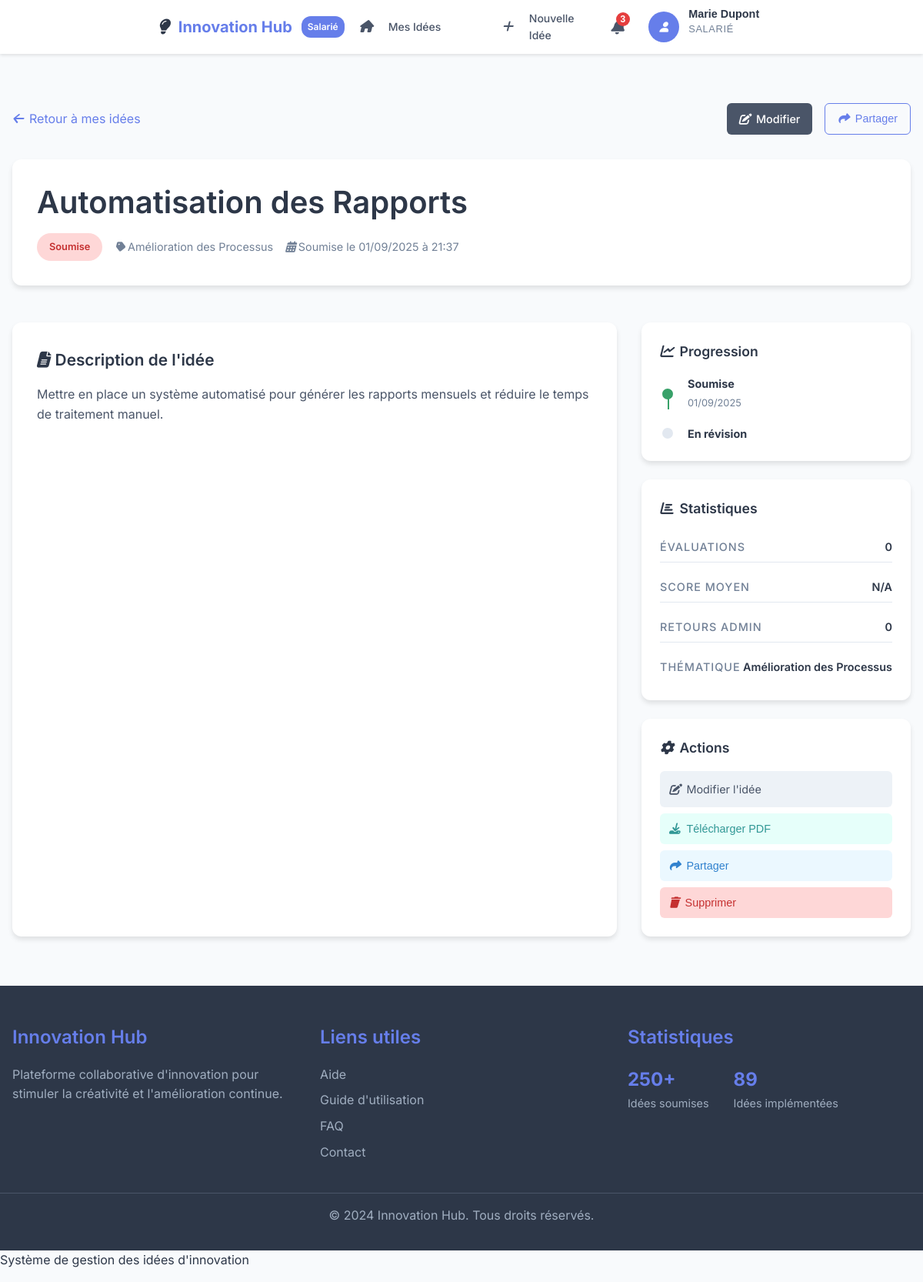
The page /salarie/ideas/2 (signed in) on the database its author committed.
### tables this page shows
CREATE TABLE `users` (
    `id` BIGINT UNSIGNED NOT NULL AUTO_INCREMENT,
    `first_name` VARCHAR(100) NOT NULL,
    `last_name` VARCHAR(100) NOT NULL,
    `email` VARCHAR(180) NOT NULL,
    `password_hash` VARCHAR(255) NOT NULL,
    `role` ENUM('admin', 'salarie', 'evaluateur') NOT NULL,
    `status` ENUM('active', 'inactive') NOT NULL DEFAULT 'active',
    `created_at` DATETIME NOT NULL DEFAULT CURRENT_TIMESTAMP,
    `updated_at` DATETIME NULL ON UPDATE CURRENT_TIMESTAMP,
    PRIMARY KEY (`id`),
    UNIQUE KEY `email_unique` (`email`),
    KEY `idx_email` (`email`),
    KEY `idx_role` (`role`),
    KEY `idx_status` (`status`)
);

CREATE TABLE `ideas` (
    `id` BIGINT UNSIGNED NOT NULL AUTO_INCREMENT,
    `user_id` BIGINT UNSIGNED NOT NULL,
    `theme_id` BIGINT UNSIGNED NOT NULL,
    `title` VARCHAR(200) NOT NULL,
    `description` TEXT NOT NULL,
    `status` ENUM('submitted', 'under_review', 'accepted', 'rejected', 'archived') NOT NULL DEFAULT 'submitted',
    `avg_score` DECIMAL(4,2) NULL,
    `created_at` DATETIME NOT NULL DEFAULT CURRENT_TIMESTAMP,
    `updated_at` DATETIME NULL ON UPDATE CURRENT_TIMESTAMP,
    PRIMARY KEY (`id`),
    KEY `idx_user_id` (`user_id`),
    KEY `idx_theme_id` (`theme_id`),
    KEY `idx_status` (`status`),
    KEY `idx_created_at` (`created_at`),
    CONSTRAINT `fk_ideas_user_id` FOREIGN KEY (`user_id`) REFERENCES `users` (`id`) ON DELETE CASCADE ON UPDATE CASCADE,
    CONSTRAINT `fk_ideas_theme_id` FOREIGN KEY (`theme_id`) REFERENCES `themes` (`id`) ON DELETE CASCADE ON UPDATE CASCADE
);

CREATE TABLE `themes` (
    `id` BIGINT UNSIGNED NOT NULL AUTO_INCREMENT,
    `name` VARCHAR(150) NOT NULL,
    `description` TEXT NULL,
    `is_active` TINYINT(1) NOT NULL DEFAULT 1,
    `created_at` DATETIME NOT NULL DEFAULT CURRENT_TIMESTAMP,
    PRIMARY KEY (`id`),
    UNIQUE KEY `name_unique` (`name`),
    KEY `idx_is_active` (`is_active`)
);

### app/Views/salarie/ideas/show.php (the view, shortened to what the rows shown need)
<div class="idea-detail-container">
    <div class="idea-header">
        <div class="header-nav">
            <a href="/salarie/ideas" class="back-link">
                <i class="icon-arrow-left"></i>
                Retour à mes idées
            </a>
            <div class="header-actions">
                <?php if ($idea['status'] === 'submitted'): ?>
                    <a href="/salarie/ideas/<?= $idea['id'] ?>/edit" class="btn btn-secondary">
                        <i class="icon-edit"></i>
                        Modifier
                    </a>
                <?php endif; ?>
                <button onclick="shareIdea()" class="btn btn-outline">
                    <i class="icon-share"></i>
                    Partager
                </button>
            </div>
        </div>
        <div class="idea-title-section">
            <h1 class="idea-title"><?= htmlspecialchars($idea['title']) ?></h1>
            <div class="idea-meta">
                <span class="status-badge status-<?= $idea['status'] ?>">
                    <?= match($idea['status']) {
                        'submitted' => 'Soumise',
                        'under_review' => 'En révision',
                        'accepted' => 'Acceptée',
                        'rejected' => 'Rejetée',
                        default => ucfirst($idea['status'])
                    } ?>
                </span>
                <div class="meta-item">
                    <i class="icon-tag"></i>
                    <span><?= htmlspecialchars($idea['theme_name'] ?? 'Thème non défini') ?></span>
                </div>
                <div class="meta-item">
                    <i class="icon-calendar"></i>
                    <span>Soumise le <?= date('d/m/Y à H:i', strtotime($idea['created_at'])) ?></span>
                </div>
            </div>
        </div>
    </div>
    <div class="idea-content">
        <div class="content-main">
            <div class="content-section">
                <h3 class="section-title">
                    <i class="icon-file-text"></i>
                    Description de l'idée
                </h3>
                <div class="section-content">
                    <?= nl2br(htmlspecialchars($idea['description'])) ?>
                </div>
            </div>
        </div>
        <div class="content-sidebar">
            <div class="sidebar-card">
                <h4 class="card-title">
                    <i class="icon-activity"></i>
                    Progression
                </h4>
                <div class="progress-timeline">
                    <div class="timeline-item <?= in_array($idea['status'], ['submitted', 'under_review', 'accepted', 'rejected']) ? 'completed' : '' ?>">
                        <div class="timeline-marker"></div>
                        <div class="timeline-content">
                            <strong>Soumise</strong>
                            <span><?= date('d/m/Y', strtotime($idea['created_at'])) ?></span>
                        </div>
                    </div>
                    <div class="timeline-item <?= in_array($idea['status'], ['under_review', 'accepted', 'rejected']) ? 'completed' : '' ?>">
                        <div class="timeline-marker"></div>
                        <div class="timeline-content">
                            <strong>En révision</strong>
                        </div>
                    </div>
                </div>
            </div>
            <div class="sidebar-card">
                <h4 class="card-title">
                    <i class="icon-bar-chart"></i>
                    Statistiques
                </h4>
                <div class="stats-list">
                    <div class="stat-item">
                        <span class="stat-label">Évaluations</span>
                        <span class="stat-value"><?= count($evaluations) ?></span>
                    </div>
                    <div class="stat-item">
                        <span class="stat-label">Score moyen</span>
                        <span class="stat-value"><?= isset($averageScore) ? number_format($averageScore, 1) . '/5' : 'N/A' ?></span>
                    </div>
                    <div class="stat-item">
                        <span class="stat-label">Retours admin</span>
                        <span class="stat-value"><?= count($feedback ?? []) ?></span>
                    </div>
                    <div class="stat-item">
                        <span class="stat-label">Thématique</span>
                        <span class="stat-value"><?= htmlspecialchars($idea['theme_name'] ?? 'N/A') ?></span>
                    </div>
                </div>
            </div>
            <div class="sidebar-card">
                <h4 class="card-title">
                    <i class="icon-settings"></i>
                    Actions
                </h4>
                <div class="action-buttons">
                    <?php if ($idea['status'] === 'submitted'): ?>
                        <a href="/salarie/ideas/<?= $idea['id'] ?>/edit" class="action-btn edit">
                            <i class="icon-edit"></i>
                            Modifier l'idée
                        </a>
                    <?php endif; ?>
                    <button onclick="downloadPDF()" class="action-btn download">
                        <i class="icon-download"></i>
                        Télécharger PDF
                    </button>
                    <button onclick="shareIdea()" class="action-btn share">
                        <i class="icon-share"></i>
                        Partager
                    </button>
                    <?php if ($idea['status'] === 'submitted'): ?>
                        <button onclick="deleteIdea()" class="action-btn delete">
                            <i class="icon-trash"></i>
                            Supprimer
                        </button>
                    <?php endif; ?>
                </div>
            </div>
        </div>
    </div>
</div>

### app/Core/Router.php (shortened to what the rows shown need)
<?php
class Router
{
    private $routes = [];
    public function __construct()
    {
        $this->config = require dirname(__DIR__, 2) . '/config/config.php';
    }
    public function dispatch()
    {
        $request = new Request();
        $method = $request->getMethod();
        $uri = $request->getUri();
        $uri = strtok($uri, '?');
        $routeKey = $method . '|' . $uri;
        foreach ($this->routes as $pattern => $route) {
            if ($this->matchRoute($pattern, $routeKey, $params)) {
                $this->handleRoute($route, $params);
                return;
            }
        }
    }
    private function matchRoute($pattern, $routeKey, &$params)
    {
        $pattern = str_replace('|', '\|', $pattern);
        $pattern = str_replace('{id}', '(\d+)', $pattern);
        $pattern = str_replace('{slug}', '([a-zA-Z0-9-_]+)', $pattern);
        $regexPattern = '#^' . $pattern . '$#';
        if (preg_match($regexPattern, $routeKey, $matches)) {
            return true;
        }
        return false;
    }
    private function handleRoute($route, $params)
    {
        if (isset($route['role'])) {
            if (!Auth::check()) {
                Response::redirect('/login');
                return;
            }
        }
        $controller = new $controllerName();
        $method = $route['method'];
        call_user_func_array([$controller, $method], $params);
    }
}

### app/Views/layouts/front.php (shortened to what the rows shown need)
<!DOCTYPE html>
<html lang="fr">
<head>
    <link rel="stylesheet" href="https://cdnjs.cloudflare.com/ajax/libs/font-awesome/6.4.0/css/all.min.css">
    <link rel="stylesheet" href="/assets/css/style.css">
</head>
<body class="front-layout">
    <nav class="navbar">
        <div class="navbar-container">
            <div class="navbar-brand">
                <?php
                $currentUser = $user ?? $authUser ?? [];
                $userRole = $currentUser['role'] ?? 'user';
                $brandText = match($userRole) {
                    'admin' => 'Admin',
                    'salarie' => 'Salarié',
                    'evaluateur' => 'Évaluateur',
                    default => 'User'
                };
                $homeUrl = match($userRole) {
                    'admin' => '/admin',
                    'salarie' => '/salarie/ideas',
                    'evaluateur' => '/evaluateur/dashboard',
                    default => '/'
                };
                ?>
                <a href="<?= $homeUrl ?>" class="brand-link">
                    <i class="icon-lightbulb"></i>
                    <span class="brand-text">Innovation Hub</span>
                    <span class="brand-badge"><?= $brandText ?></span>
                </a>
            </div>
            <div class="navbar-nav" id="navbarNav">
                <?php if ($userRole === 'salarie'): ?>
                    <a href="/salarie/ideas" class="nav-link <?= $_SERVER['REQUEST_URI'] === '/salarie/ideas' ? 'active' : '' ?>">
                        <i class="icon-home"></i>
                        <span>Mes Idées</span>
                    </a>
                    <a href="/salarie/ideas/create" class="nav-link <?= strpos($_SERVER['REQUEST_URI'], '/salarie/ideas/create') !== false ? 'active' : '' ?>">
                        <i class="icon-plus"></i>
                        <span>Nouvelle Idée</span>
                    </a>
                <?php endif; ?>
            </div>
            <div class="navbar-user">
                <div class="notification-dropdown">
                    <button class="notification-btn" onclick="toggleNotifications()">
                        <i class="icon-bell"></i>
                        <span class="notification-badge">3</span>
                    </button>
                </div>
                <div class="user-dropdown">
                    <button class="user-btn" onclick="toggleUserMenu()">
                        <div class="user-avatar">
                            <i class="icon-user"></i>
                        </div>
                        <div class="user-info">
                            <span class="user-name"><?= htmlspecialchars(($currentUser['first_name'] ?? $authUser['firstname'] ?? '') . ' ' . ($currentUser['last_name'] ?? $authUser['lastname'] ?? '')) ?></span>
                            <span class="user-role"><?= $brandText ?></span>
                        </div>
                    </button>
                </div>
            </div>
        </div>
    </nav>
    <main class="main-content">
        <?= $content ?>
    </main>
    <footer class="footer">
        <div class="footer-container">
            <div class="footer-section">
                <h4>Innovation Hub</h4>
                <p>Plateforme collaborative d'innovation pour stimuler la créativité et l'amélioration continue.</p>
            </div>
            <div class="footer-section">
                <h4>Liens utiles</h4>
                <ul>
                    <li><a href="/help">Aide</a></li>
                    <li><a href="/guide">Guide d'utilisation</a></li>
                    <li><a href="/faq">FAQ</a></li>
                    <li><a href="/contact">Contact</a></li>
                </ul>
            </div>
            <div class="footer-section">
                <h4>Statistiques</h4>
                <div class="footer-stats">
                    <div class="stat">
                        <strong>250+</strong>
                        <span>Idées soumises</span>
                    </div>
                    <div class="stat">
                        <strong>89</strong>
                        <span>Idées implémentées</span>
                    </div>
                </div>
            </div>
        </div>
        <div class="footer-bottom">
            <p>&copy; 2024 Innovation Hub. Tous droits réservés.</p>
        </div>
    </footer>
</body>
</html>
                    <p>Système de gestion des idées d'innovation</p>
</body>
</html>

### rows shown on the page
users: role "Salarié", first_name+last_name "Marie Dupont", role "SALARIÉ"
ideas: title "Automatisation des Rapports", status "Soumise", theme.name "Amélioration des Processus", created_at "01/09/2025 à 21:37", description "Mettre en place un système automatisé pour générer les rapports mensuels et réduire le temps de traitement manuel.", created_at "01/09/2025"

### other values the page prints
count($evaluations) "0"
count($feedback ?? []) "0"
